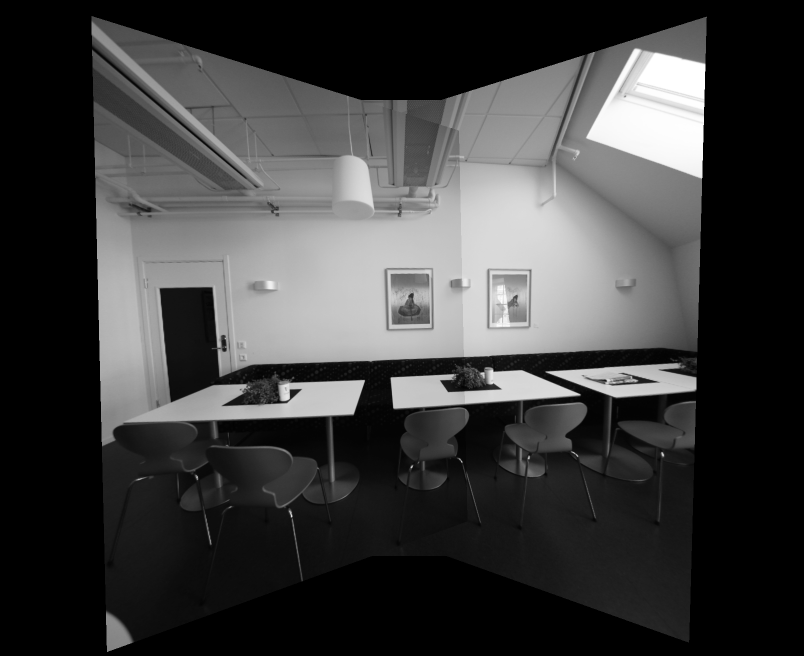
#> input picture Image Alignment, Panoramas/Results/output_homography.png, 1608 x 1312 px (shown at 1/2 size)
$ python main.py 3 ../Results/output_homography.png ../Results/output_homography_lpb.png ../Results/output_cylindrical.png out.png   (Python 2 division)
#> lines starting #> are read from the running program, lines starting #| are printed output that depends on the picture
#> further down, input_image1 is the input picture: shape (1312, 1608); min 0, max 255, mean 61.6
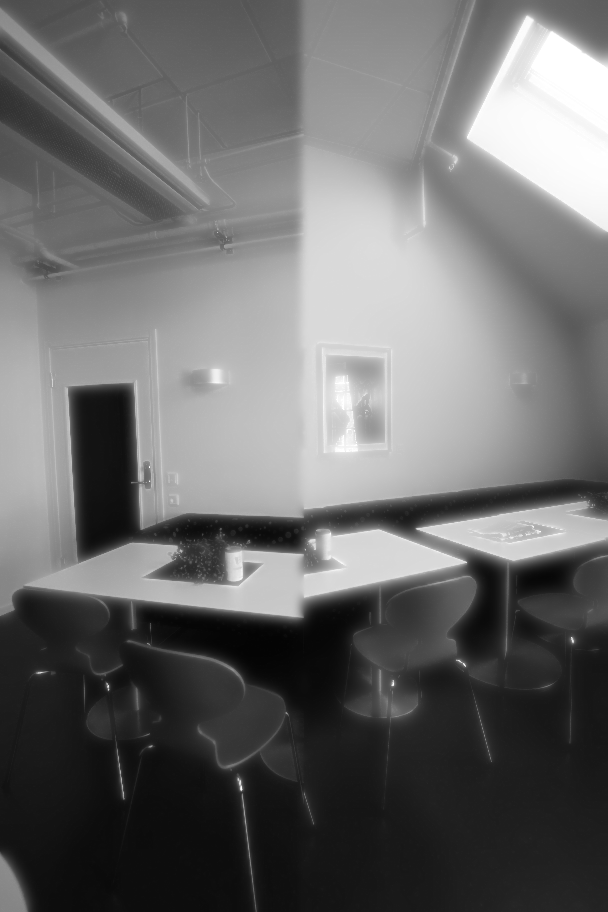
#> input picture Image Alignment, Panoramas/Results/output_homography_lpb.png, 608 x 912 px
#> further down, input_image2 is the input picture: shape (912, 608); min 4, max 255, mean 107.4
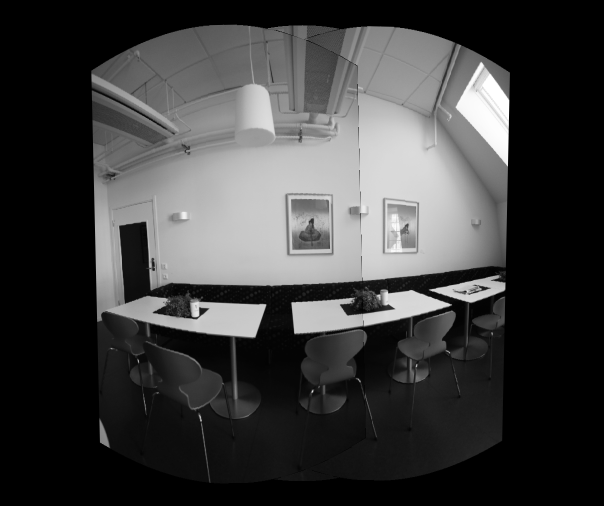
#> input picture Image Alignment, Panoramas/Results/output_cylindrical.png, 1208 x 1012 px (shown at 1/2 size)
#> further down, input_image3 is the input picture: shape (1012, 1208); min 0, max 255, mean 61.6
# Instructions:
# Do not change the output file names, use the helper functions as you see fit
import math
import os
import sys
import cv2
import numpy as np
import matplotlib.pyplot as plt

# [13 lines left out: function help_message, not called in this run]

'''
Detect, extract and match features between img1 and img2.
Using SIFT as the detector/extractor, but this is inconsequential to the user.

Returns: (pts1, pts2), where ptsN are points on image N.
    The lists are "aligned", i.e. point i in pts1 matches with point i in pts2.

Usage example:
    im1 = cv2.imread("image1.jpg", 0)
    im2 = cv2.imread("image2.jpg", 0)
    (pts1, pts2) = feature_matching(im1, im2)

    plt.subplot(121)
    plt.imshow(im1)
    plt.scatter(pts1[:,:,0],pts1[:,:,1], 0.5, c='r', marker='x')
    plt.subplot(122)
    plt.imshow(im2)
    plt.scatter(pts1[:,:,0],pts1[:,:,1], 0.5, c='r', marker='x')
'''
# [44 lines left out: function feature_matching, not called in this run]

'''
Warp an image from cartesian coordinates (x, y) into cylindrical coordinates (theta, h)
Returns: (image, mask)
Mask is [0,255], and has 255s wherever the cylindrical images has a valid value.
Masks are useful for stitching

Usage example:

    im = cv2.imread("myimage.jpg",0) #grayscale
    h,w = im.shape
    f = 700
    K = np.array([[f, 0, w/2], [0, f, h/2], [0, 0, 1]]) # mock calibration matrix
    imcyl = cylindricalWarpImage(im, K)
'''
# [36 lines left out: function cylindricalWarpImage, not called in this run]

'''
Calculate the geometric transform (only affine or homography) between two images,
based on feature matching and alignment with a robust estimator (RANSAC).

Returns: (M, pts1, pts2, mask)
Where: M    is the 3x3 transform matrix
       pts1 are the matched feature points in image 1
       pts2 are the matched feature points in image 2
       mask is a binary mask over the lists of points that selects the transformation inliers

Usage example:
    im1 = cv2.imread("image1.jpg", 0)
    im2 = cv2.imread("image2.jpg", 0)
    (M, pts1, pts2, mask) = getTransform(im1, im2)

    # for example: transform im1 to im2's plane
    # first, make some room around im2
    im2 = cv2.copyMakeBorder(im2,200,200,500,500, cv2.BORDER_CONSTANT)
    # then transform im1 with the 3x3 transformation matrix
    out = cv2.warpPerspective(im1, M, (im1.shape[1],im2.shape[0]), dst=im2.copy(), borderMode=cv2.BORDER_TRANSPARENT)

    plt.imshow(out, cmap='gray')
    plt.show()
'''
# [16 lines left out: function getTransform, not called in this run]


def laplacian_pyramid_blending(img_in1, img_in2):

   img_in1 = img_in1[:,:img_in1.shape[0]]
   img_in2 = img_in2[:img_in1.shape[0],:img_in1.shape[0]]

   G = img_in1.copy()
   gpA = [G]
   for i in xrange(4):
      G = cv2.pyrDown(G)
      gpA.append(G)
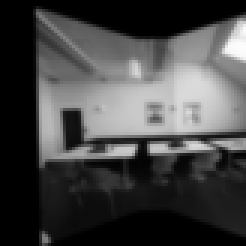
#> G: shape (82, 82) (shown 3 times larger); min 0, max 253, mean 68.5
#> after the loop, gpA = 5 items
# generate Gaussian pyramid for B
   G = img_in2.copy()
   gpB = [G]
   for i in xrange(4):
      G = cv2.pyrDown(G)
      gpB.append(G)
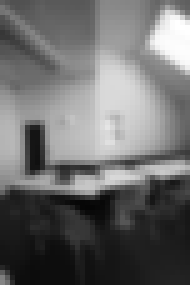
#> G: shape (57, 38) (shown 5 times larger); min 5, max 255, mean 108
#> after the loop, gpB = 5 items
# generate Laplacian Pyramid for A
   lpA = [gpA[3]]
   for i in xrange(3,0,-1):
      GE = cv2.pyrUp(gpA[i])
      L = cv2.subtract(gpA[i-1],GE)
      lpA.append(L)
#> this loop made 3 passes
#> pass 1, in laplacian_pyramid_blending, `GE = cv2.pyrUp(gpA[i])`:
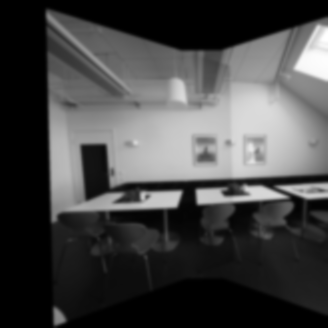
#> GE: shape (328, 328); min 0, max 255, mean 69
#> pass 1, in laplacian_pyramid_blending, `L = cv2.subtract(gpA[i-1],GE)`:
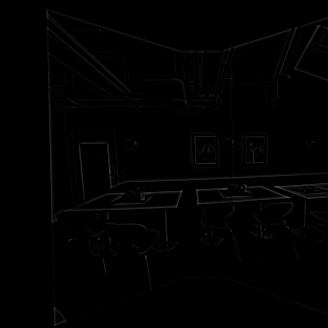
#> L: shape (328, 328); min 0, max 89, mean 1.5
#> after the loop, lpA = 4 items
# generate Laplacian Pyramid for B
   lpB = [gpB[3]]
   for i in xrange(3,0,-1):
      GE = cv2.pyrUp(gpB[i])
      L = cv2.subtract(gpB[i-1],GE)
      lpB.append(L)
#> this loop made 3 passes
#> pass 1, in laplacian_pyramid_blending, `L = cv2.subtract(gpB[i-1],GE)`:
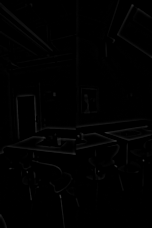
#> L: shape (228, 152); min 0, max 58, mean 1.4
#> after the loop, lpB = 4 items
# Now add left and right halves of images in each level
   LS = []
   for la,lb in zip(lpA,lpB):
      rows,cols = la.shape
      ls = np.hstack((la[:,0:cols/2], lb[:,cols/2:]))
      LS.append(ls)
#> this loop made 1 pass
#> (rows, cols) on pass 1: (164, 164)
#> after the loop, LS = []
# now reconstruct
   ls_ = LS[0]
   for i in xrange(1,4):
       ls_ = cv2.pyrUp(ls_)
       ls_ = cv2.add(ls_, LS[i])

   #img_out = img_in1 # Blending result
   return ls_
# ===================================================
# ================ Perspective Warping ==============
# ===================================================
# [13 lines left out: function Perspective_warping, not called in this run]

def Bonus_perspective_warping(img1, img2, img3):


  out = laplacian_pyramid_blending(img1,img2)
  lpb = laplacian_pyramid_blending(img3,out)
  output_image = lpb # This is dummy output, change it to your output

	# Write out the result
  output_name = sys.argv[5] + "output_homography_lpb.png"
  cv2.imwrite(output_name, output_image)

  return True

# ===================================================
# =============== Cynlindrical Warping ==============
# ===================================================
# [61 lines left out: functions Cylindrical_warping, Bonus_cylindrical_warping, not called in this run]

'''
This exact function will be used to evaluate your results for HW2
Compare your result with master image and get the difference, the grading
criteria is posted on Piazza
'''
# [24 lines left out: function RMSD, not called in this run]

if __name__ == '__main__':
   question_number = -1

   # Validate the input arguments
   if (len(sys.argv) != 6):
      help_message()
      sys.exit()
   else:
      question_number = int(sys.argv[1])
      if (question_number > 4 or question_number < 1):
	 print("Input parameters out of bound ...")
         sys.exit()

   input_image1 = cv2.imread(sys.argv[2], 0)
   input_image2 = cv2.imread(sys.argv[3], 0)
   input_image3 = cv2.imread(sys.argv[4], 0)

   function_launch = {
   1 : Perspective_warping,
   2 : Cylindrical_warping,
   3 : Bonus_perspective_warping,
   4 : Bonus_cylindrical_warping,
   }
   # Call the function
#> (the run stopped early here; a loop or call above may not have finished)
